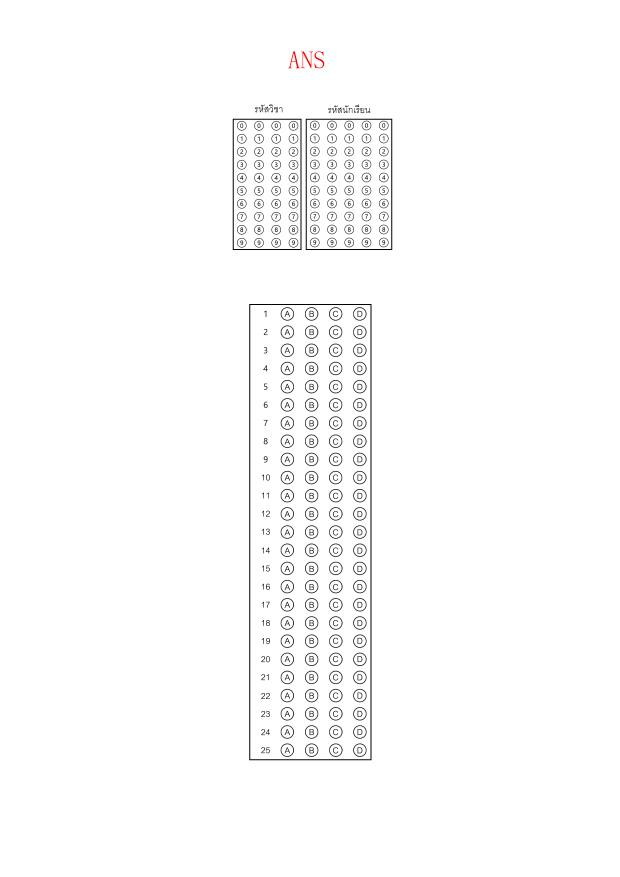
#> input picture 25Marks_Ans.png, 2480 x 3508 px, found by its file name (shown at 1/4 size)
$ python OMR_Drawgrid.py   (older library calls are emulated)
#> lines starting #> are read from the running program, lines starting #| are printed output that depends on the picture; after the words box and inside, x2 and y2 are one past the last pixel; in counts of white or black regions, pixels touching at a corner belong together
import cv2
import numpy as np
from imutils import perspective
from imutils import contours
import imutils

IMAGE_PATH = r'C:\Users\pam-s\Desktop\NSHPAM\work\OMR 50k\25Marks_Ans.png'
count = 0
questions = 25
choices = 5
ans = [1,2,3,4,1,2,3,4,1,2,3,4,1,2,3,4,1,2,3,4,1,2,3,4,1]
#paper_3.png
#paper.png
#test.jpg
#cropped_image.png
#design1.png

image = cv2.imread(IMAGE_PATH)
#> image is the input picture: shape (3508, 2480, 3); mean B, G, R 251.3, 251.3, 251.3
#image = cv2.resize(image,(700,700))
gray = cv2.cvtColor(image, cv2.COLOR_BGR2GRAY)
blur = cv2.GaussianBlur(gray, (7, 7), 0)

edged = cv2.Canny(blur, 50, 100)
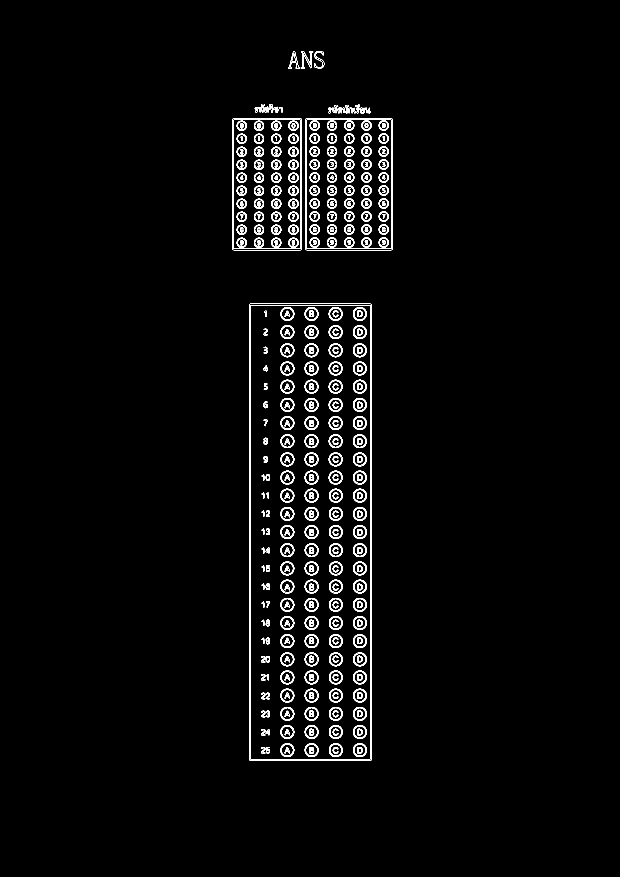
#> edged: shape (3508, 2480) (shown at 1/4 size); 1.2% white in thin lines or dots, all inside (x1, y1, x2, y2) = (930, 205, 1570, 3042)
edged = cv2.dilate(edged, None, iterations=1) #has to be binary image(black and white only)
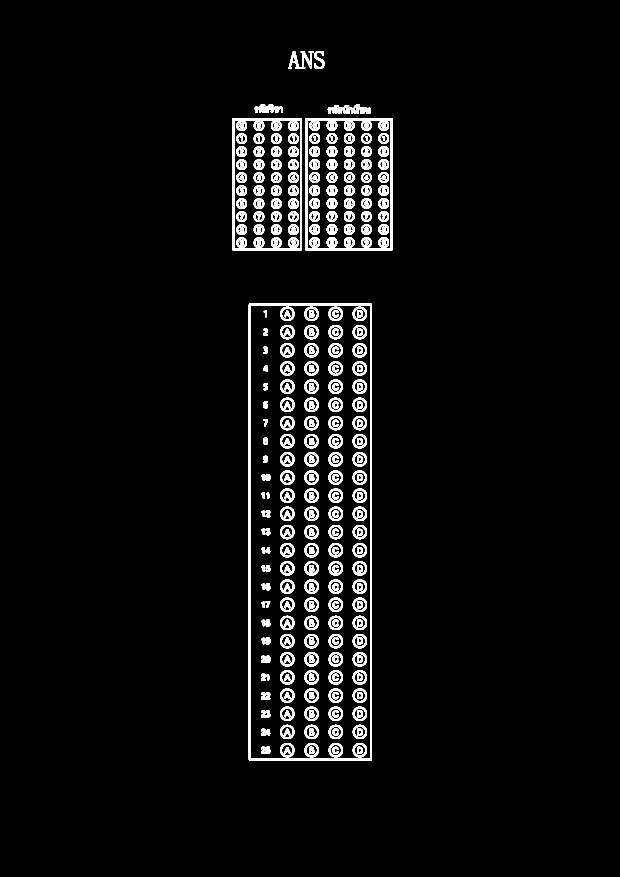
#> edged: shape (3508, 2480) (shown at 1/4 size); 3.7% white; 428 white regions, largest, box (x1, y1, x2, y2) and area: (995, 1214, 1488, 3043) 13888, (1000, 1219, 1483, 3038) 13776, (1226, 478, 1566, 997) 9138
edged = cv2.erode(edged, None, iterations=1)
#> edged: shape (3508, 2480); 1.8% white; 432 white regions

cnts = cv2.findContours(edged.copy(), cv2.RETR_EXTERNAL,cv2.CHAIN_APPROX_SIMPLE)
#> cnts = 14 contours; largest, box (x1, y1, x2, y2) and area: (996, 1215, 1487, 3042) 894716, (1222, 474, 1570, 1001) 182498, (930, 474, 1207, 1001) 145152, (1153, 205, 1200, 274) 1026, (1203, 205, 1253, 273) 1010
cnts = imutils.grab_contours(cnts)#เอามาเฉพาะcnts
cnts = contours.sort_contours(cnts)[0]#ถ้าไม่ใส่จะเรียงจากหลังมาหน้า

#Spilt Image
# [18 lines left out: function SplitBox, not called in this run]

#drawgrid
def drawGrid(img,choices=5,questions=25):
    img = cv2.resize(img,(int(img.shape[1]),int(img.shape[0])))
    secW = int(img.shape[1]/choices)
    secH = int(img.shape[0]/questions)
    for i in range (26):
        point1 = (0,secH*(i))
        point2 = (img.shape[1],secH*(i))
        point3 = (secW * i, 0)
        point4 = (secW*i,img.shape[0])
        cv2.line(img, point1, point2, (255, 255, 0),2)#horizontal
        cv2.line(img, point3, point4, (255, 255, 0),2)#vertical

    return img

# [37 lines left out: function showAnswers, not called in this run]


color = [(255, 0, 0),(0, 255, 0),(0, 0, 255),(0, 255, 255)]
#[BLUE(tl),GREEN(tr),RED(br),YELLOW(bl)]
countimg=0
draw_img = image.copy()
for c in cnts:
    countimg+=1
    #area filter
    if cv2.contourArea(c) < 1500:
        continue
    #find corner points
    orig = image.copy()
    box = cv2.minAreaRect(c)#กำหนดพิกัดมา 4 พิกัดเพื่อให้รูปมันฟิต
    box = cv2.cv.BoxPoints(box) if imutils.is_cv2() else cv2.boxPoints(box)
    box = np.array(box, dtype="int")

    box = perspective.order_points(box)

    (tl, tr, br, bl) = box
    pt1 = list(tl)
    pt2 = list(tr)
    pt3 = list(bl)#topleft topright
    pt4 = list(br)
    corner = [pt1,pt2,pt3,pt4]

    #perspective
    picture1 = np.float32(corner)
    height,width = orig.shape[0],orig.shape[1]
    picture2 = np.float32([[0,0] , [width,0] , [0,height] , [width,height]])
    matrix = cv2.getPerspectiveTransform(picture1,picture2)
    output = cv2.warpPerspective(orig,matrix,(width,height))
    gray_output = cv2.cvtColor(output, cv2.COLOR_BGR2GRAY)

    thres_img = cv2.threshold(gray_output,170,255,cv2.THRESH_BINARY_INV)[1]

    cv2.imwrite('anstest_%d.png'%countimg,drawGrid(output,5,25))
    #boxes = SplitBox(thres_img)

    '''#show answer
    countR = 0
    countC = 0
    myPixelVal = np.zeros((questions,choices))
    for img in boxes:
        totalPixels = cv2.countNonZero(img)
        myPixelVal[countR][countC] = totalPixels
        countC+=1
        if (countC==choices):countC=0;countR+=1

    #print(myPixelVal)

    myIndex = []
    for pixel_list in myPixelVal:
        currentlist = list(pixel_list)
        margin = 0.75*np.max(myPixelVal)
        anscount = sum([1 if i>margin else 0 for i in currentlist])
        if anscount != 1:
            myIndex.append('f')
        else:
            myIndex.append(currentlist.index(max(currentlist)))

    #print(myIndexVal)
    print(myIndex)
    #print(len(myIndex))

    grading=[]
    for grade in range(questions):
        if ans[grade] == myIndex[grade]:
            grading.append(1)
        elif ans[grade] == 'f':
            grading.append(0)
        else:
            grading.append(0)
    score = sum(grading)
    #score = (sum(grading)/questions)*100
    print("SCORE",score)
    print("GRADING",grading)
    cv2.imwrite('anstest_%d.png'%countimg,showAnswers(output,myIndex,grading,ans))'''
#> this loop made 14 passes
#> pass 1, `output = cv2.warpPerspective(orig,matrix,(width,height))`:
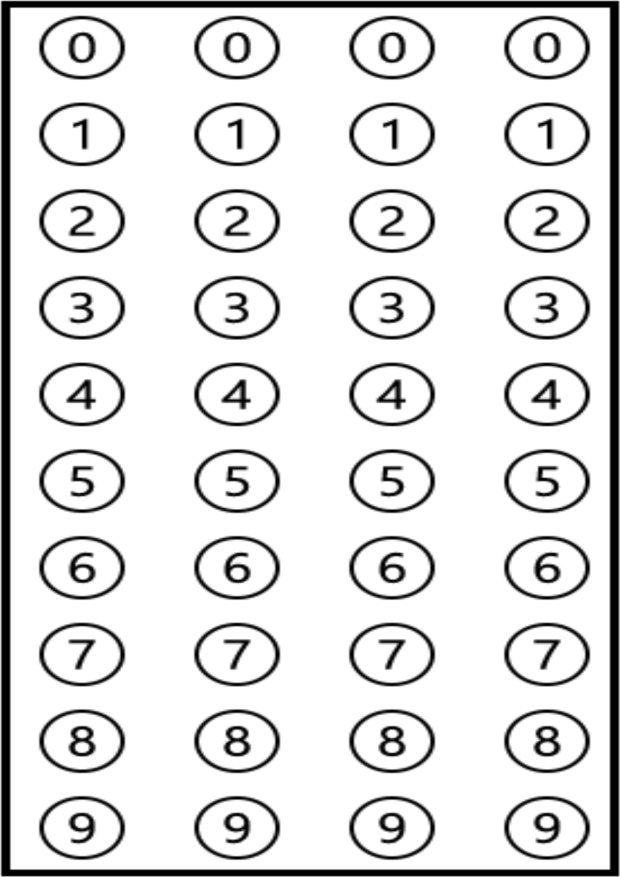
#> output: shape (3508, 2480, 3) (shown at 1/4 size); min 0, max 255, mean 222.4
#> pass 1, `thres_img = cv2.threshold(gray_output,170,255,cv2.THRESH_BINARY_INV)[1]`:
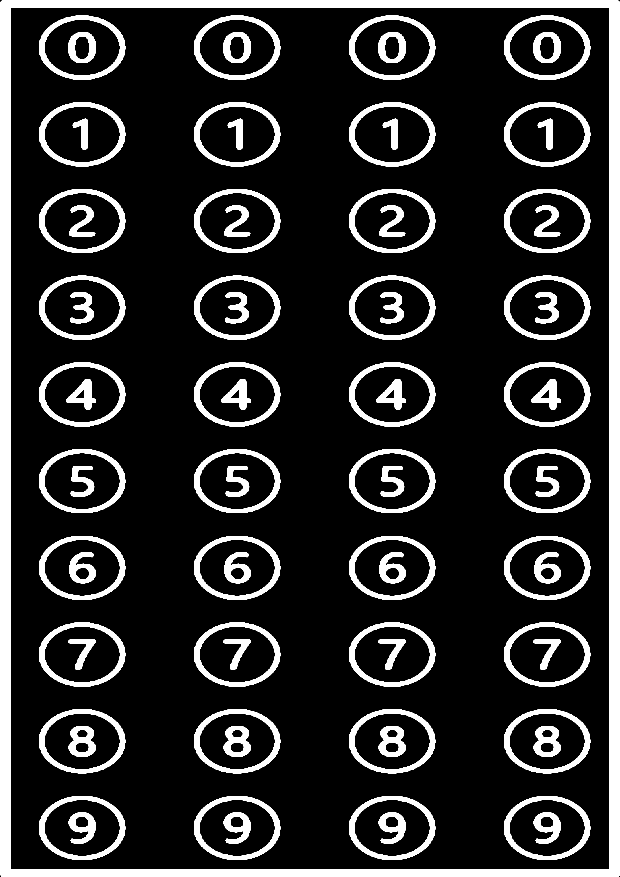
#> thres_img: shape (3508, 2480) (shown at 1/4 size); 15% white; 81 white regions, largest, box (x1, y1, x2, y2) and area: (3, 3, 2478, 3506) 412236, (156, 1103, 501, 1359) 16553, (776, 1103, 1121, 1359) 16553
#> pass 1, `cv2.imwrite('anstest_%d.png'%countimg,drawGrid(output,5,25))`:
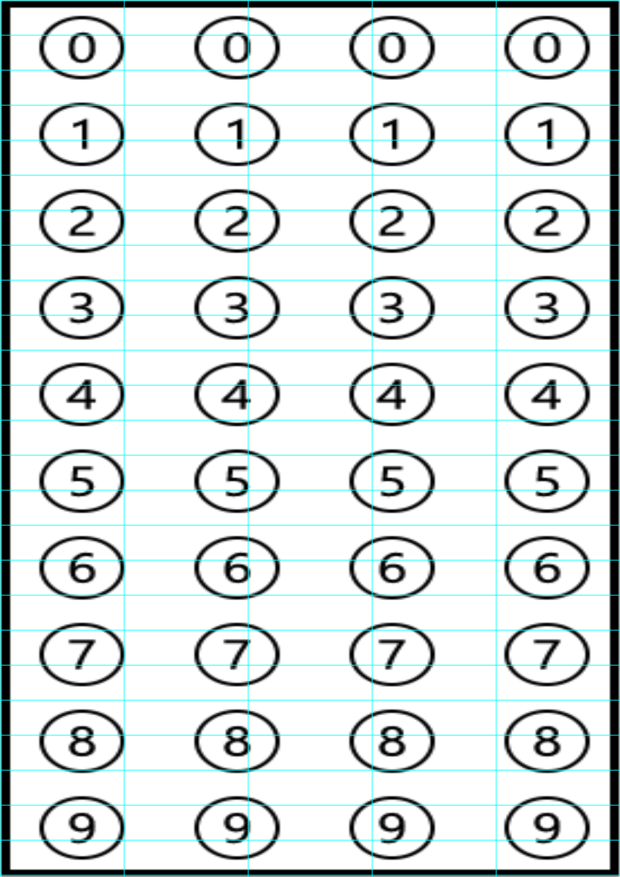
#> saved as anstest_1.png: shape (3508, 2480, 3) (shown at 1/4 size); mean B, G, R 223.5, 223.5, 216.4
#> after the loop:
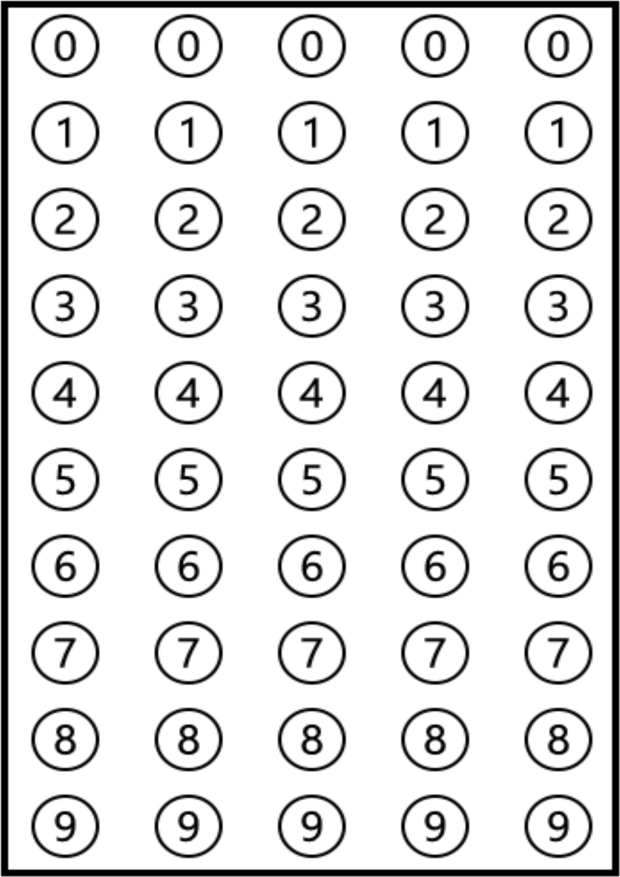
#> gray_output: shape (3508, 2480) (shown at 1/4 size); min 0, max 255, mean 224
#> after the loop, countimg = 14

print('finish')

$ run again, with 2.png copied over 25Marks_Ans.png
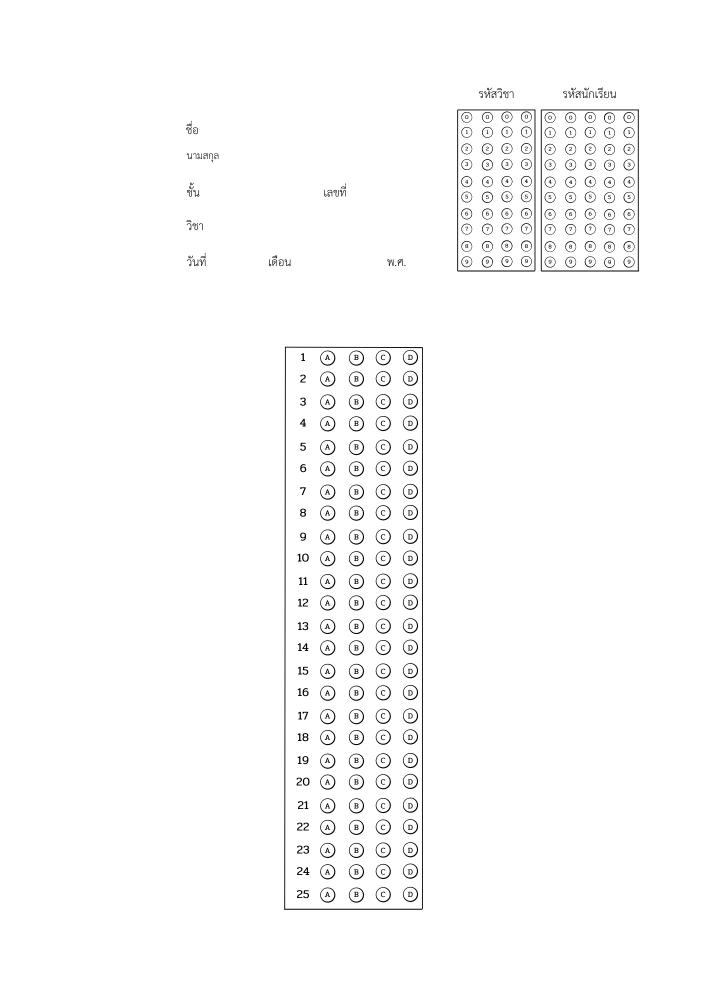
#> input picture 2.png, 1414 x 2000 px, found by its file name (shown at 1/2 size)
#> image is the input picture: shape (2000, 1414, 3); min 0, max 255, mean 251.2
#> `edged = cv2.erode(edged, None, iterations=1)`:
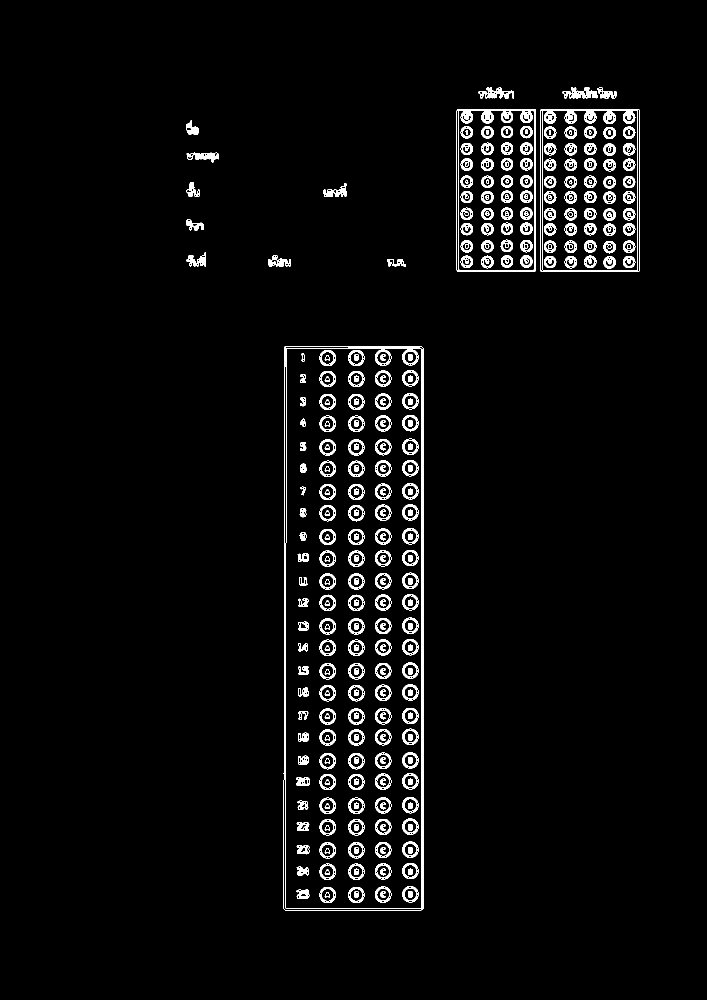
#> edged: shape (2000, 1414) (shown at 1/2 size); 3.6% white; 346 white regions
#> cnts = 14 contours; largest, box (x1, y1, x2, y2) and area: (567, 692, 847, 1821) 313644, (1080, 218, 1279, 544) 64341, (913, 218, 1072, 544) 51342, (1125, 175, 1196, 197) 843, (957, 174, 1028, 197) 820
#> the loop `for c in cnts:` made 14 passes
#> picture1 on passes 7, 10, 12: [[567, 692], [846, 692], [567, 1820], [846, 1820]], [[913, 218], [1071, 218], [913, 543], [1071, 543]], [[1080, 218], [1278, 218], [1080, 543], [1278, 543]]
#> after the loop `for c in cnts:`:
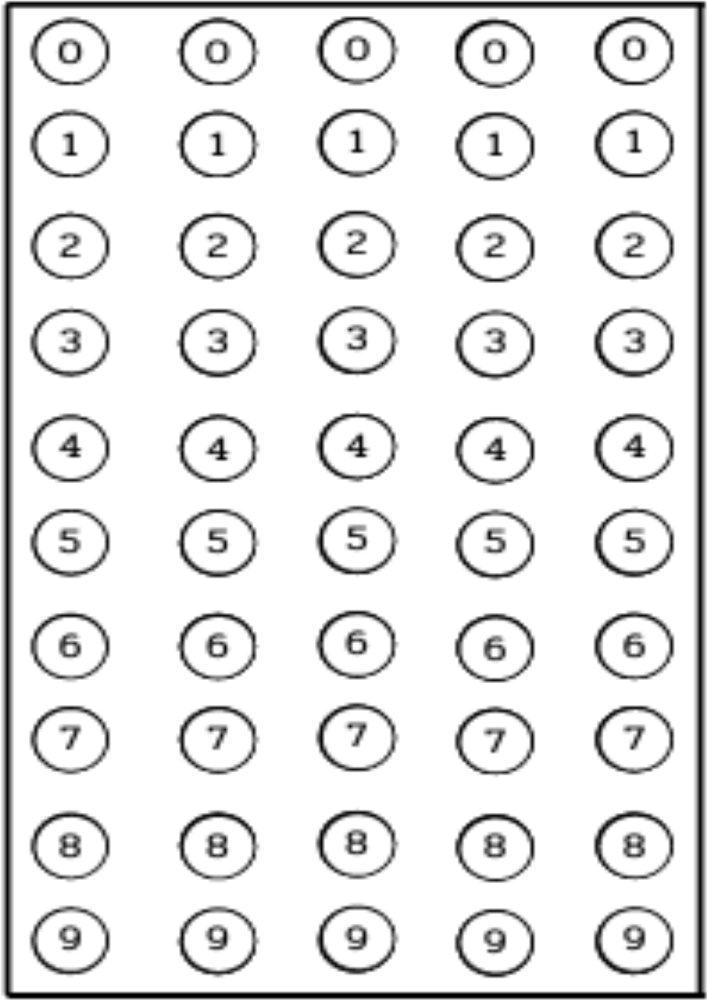
#> gray_output: shape (2000, 1414) (shown at 1/2 size); min 0, max 255, mean 229.2
#> after the loop `for c in cnts:`: countimg = 14
